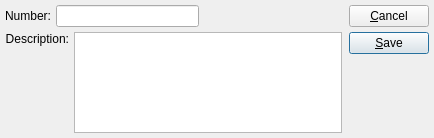
<?xml version="1.0" encoding="UTF-8"?>
<ui version="4.0">
 <comment>This file is part of the xTuple ERP: PostBooks Edition, a free and
open source Enterprise Resource Planning software suite,
Copyright (c) 1999-2019 by OpenMFG LLC, d/b/a xTuple.
It is licensed to you under the Common Public Attribution License
version 1.0, the full text of which (including xTuple-specific Exhibits)
is available at www.xtuple.com/CPAL.  By using this software, you agree
to be bound by its terms.</comment>
 <class>subaccount</class>
 <widget class="QDialog" name="subaccount">
  <property name="geometry">
   <rect>
    <x>0</x>
    <y>0</y>
    <width>434</width>
    <height>138</height>
   </rect>
  </property>
  <property name="windowTitle">
   <string>Subaccount Number</string>
  </property>
  <layout class="QHBoxLayout">
   <property name="spacing">
    <number>7</number>
   </property>
   <property name="margin">
    <number>5</number>
   </property>
   <item>
    <layout class="QVBoxLayout">
     <property name="spacing">
      <number>5</number>
     </property>
     <property name="margin">
      <number>0</number>
     </property>
     <item>
      <layout class="QHBoxLayout">
       <property name="spacing">
        <number>5</number>
       </property>
       <property name="margin">
        <number>0</number>
       </property>
       <item>
        <widget class="QLabel" name="_numberLit">
         <property name="text">
          <string>Number:</string>
         </property>
         <property name="alignment">
          <set>Qt::AlignRight|Qt::AlignTrailing|Qt::AlignVCenter</set>
         </property>
        </widget>
       </item>
       <item>
        <layout class="QHBoxLayout">
         <property name="spacing">
          <number>0</number>
         </property>
         <property name="margin">
          <number>0</number>
         </property>
         <item>
          <widget class="XLineEdit" name="_number"/>
         </item>
         <item>
          <spacer>
           <property name="orientation">
            <enum>Qt::Horizontal</enum>
           </property>
           <property name="sizeType">
            <enum>QSizePolicy::Expanding</enum>
           </property>
           <property name="sizeHint" stdset="0">
            <size>
             <width>51</width>
             <height>10</height>
            </size>
           </property>
          </spacer>
         </item>
        </layout>
       </item>
      </layout>
     </item>
     <item>
      <layout class="QHBoxLayout">
       <property name="spacing">
        <number>5</number>
       </property>
       <property name="margin">
        <number>0</number>
       </property>
       <item>
        <layout class="QVBoxLayout">
         <property name="spacing">
          <number>0</number>
         </property>
         <property name="margin">
          <number>0</number>
         </property>
         <item>
          <widget class="QLabel" name="_descripLit">
           <property name="text">
            <string>Description:</string>
           </property>
           <property name="alignment">
            <set>Qt::AlignRight|Qt::AlignTrailing|Qt::AlignVCenter</set>
           </property>
          </widget>
         </item>
         <item>
          <spacer>
           <property name="orientation">
            <enum>Qt::Vertical</enum>
           </property>
           <property name="sizeType">
            <enum>QSizePolicy::Expanding</enum>
           </property>
           <property name="sizeHint" stdset="0">
            <size>
             <width>26</width>
             <height>69</height>
            </size>
           </property>
          </spacer>
         </item>
        </layout>
       </item>
       <item>
        <widget class="XTextEdit" name="_descrip"/>
       </item>
      </layout>
     </item>
    </layout>
   </item>
   <item>
    <layout class="QVBoxLayout">
     <property name="spacing">
      <number>5</number>
     </property>
     <property name="margin">
      <number>0</number>
     </property>
     <item>
      <widget class="QPushButton" name="_close">
       <property name="text">
        <string>&amp;Cancel</string>
       </property>
      </widget>
     </item>
     <item>
      <widget class="QPushButton" name="_save">
       <property name="text">
        <string>&amp;Save</string>
       </property>
       <property name="default">
        <bool>true</bool>
       </property>
      </widget>
     </item>
     <item>
      <spacer>
       <property name="orientation">
        <enum>Qt::Vertical</enum>
       </property>
       <property name="sizeType">
        <enum>QSizePolicy::Expanding</enum>
       </property>
       <property name="sizeHint" stdset="0">
        <size>
         <width>20</width>
         <height>20</height>
        </size>
       </property>
      </spacer>
     </item>
    </layout>
   </item>
  </layout>
 </widget>
 <layoutdefault spacing="6" margin="11"/>
 <customwidgets>
  <customwidget>
   <class>XLineEdit</class>
   <extends>QLineEdit</extends>
   <header>xlineedit.h</header>
   <container>1</container>
  </customwidget>
  <customwidget>
   <class>XTextEdit</class>
   <extends>QTextEdit</extends>
   <header>xtextedit.h</header>
  </customwidget>
 </customwidgets>
 <tabstops>
  <tabstop>_number</tabstop>
  <tabstop>_descrip</tabstop>
  <tabstop>_save</tabstop>
  <tabstop>_close</tabstop>
 </tabstops>
 <resources/>
 <connections>
  <connection>
   <sender>_close</sender>
   <signal>clicked()</signal>
   <receiver>subaccount</receiver>
   <slot>reject()</slot>
   <hints>
    <hint type="sourcelabel">
     <x>20</x>
     <y>20</y>
    </hint>
    <hint type="destinationlabel">
     <x>20</x>
     <y>20</y>
    </hint>
   </hints>
  </connection>
 </connections>
</ui>
